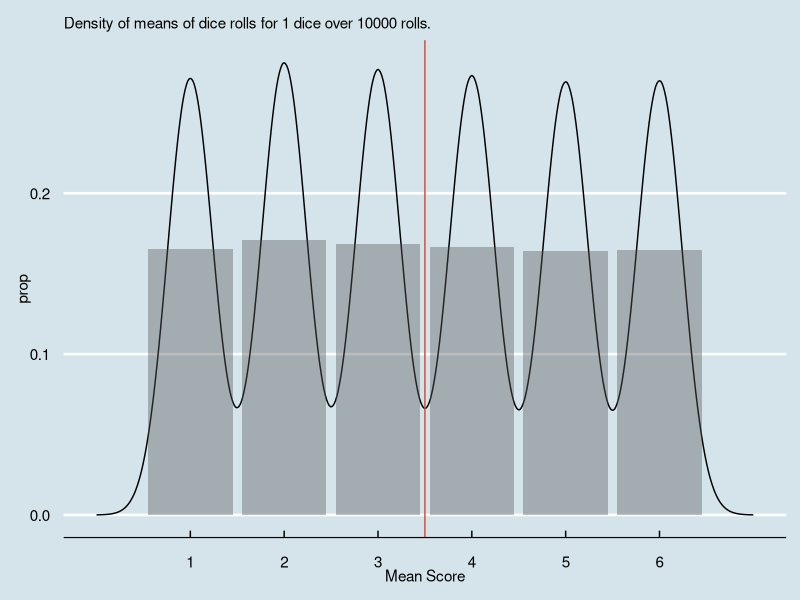
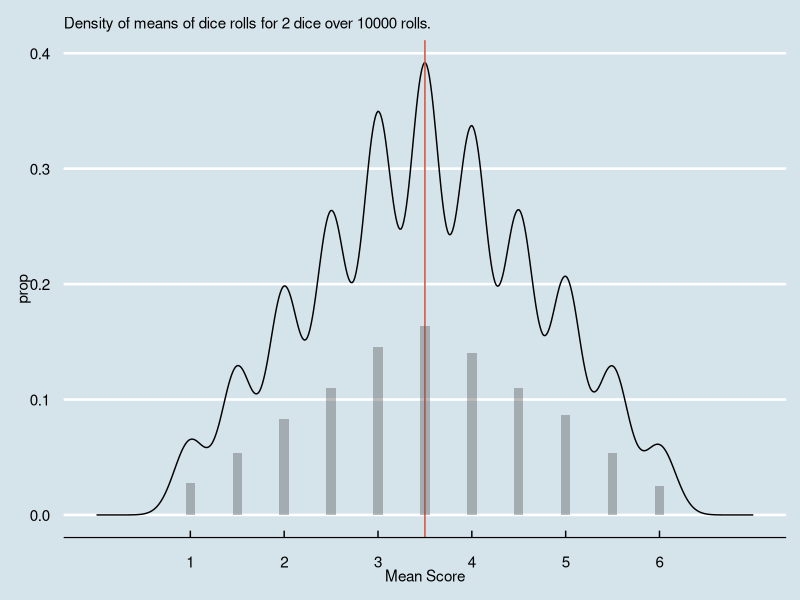
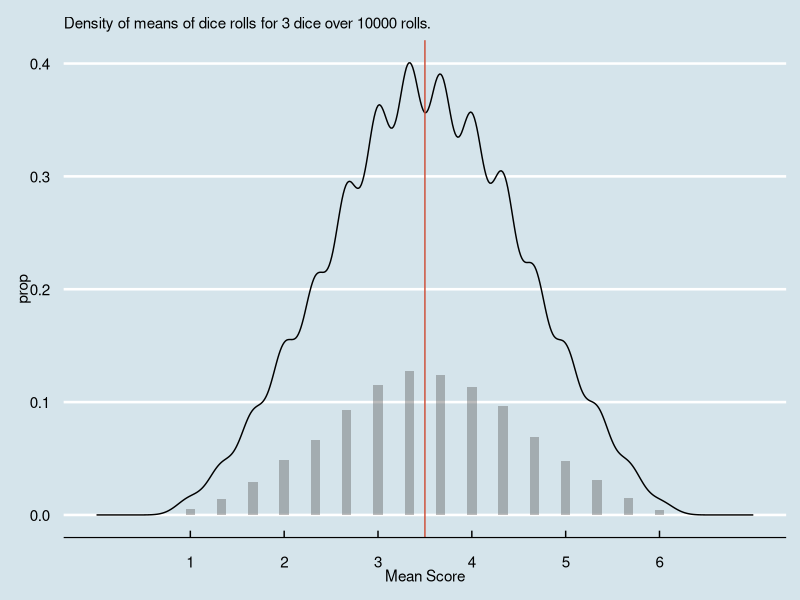
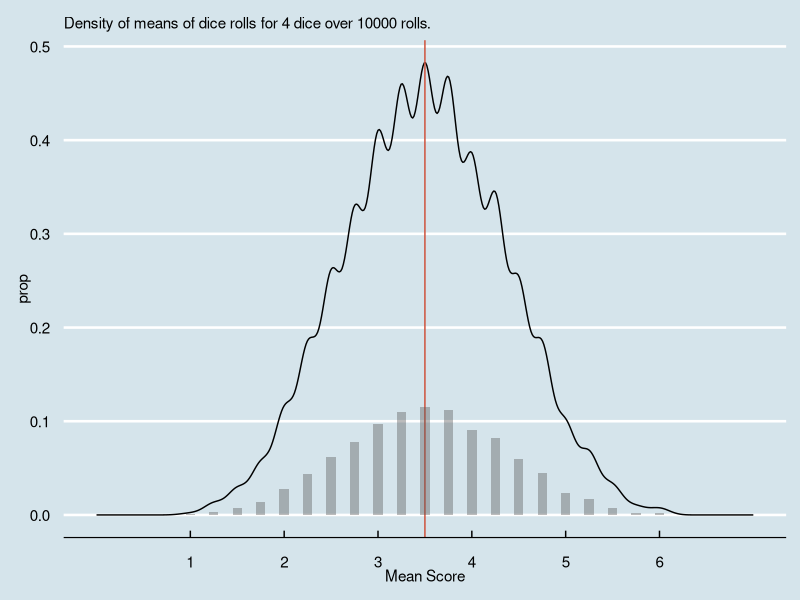
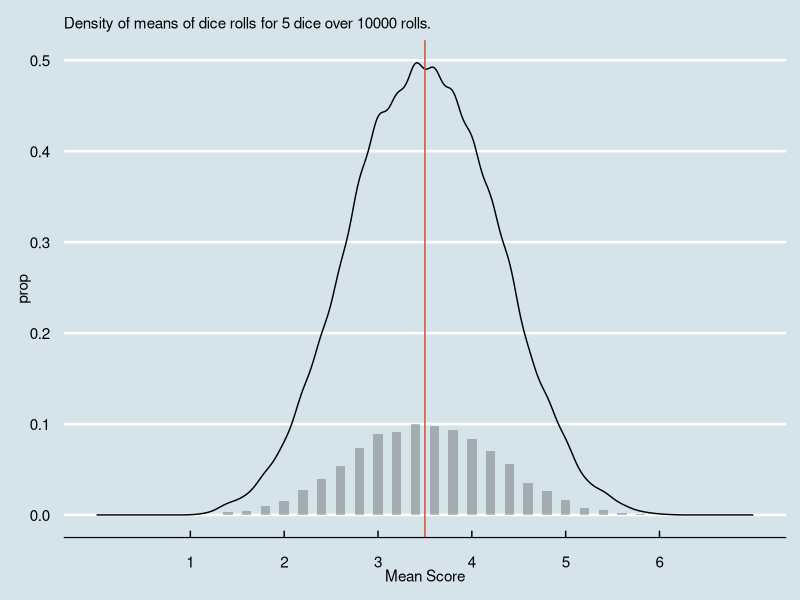
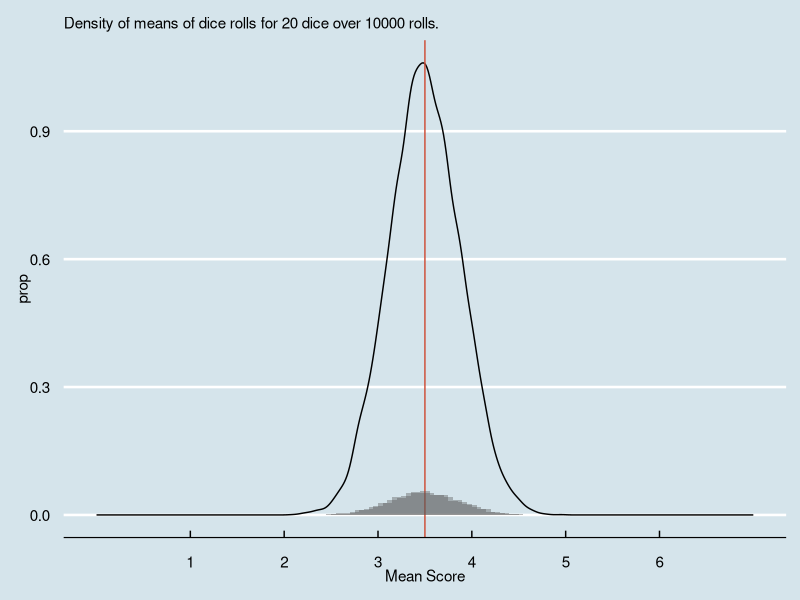
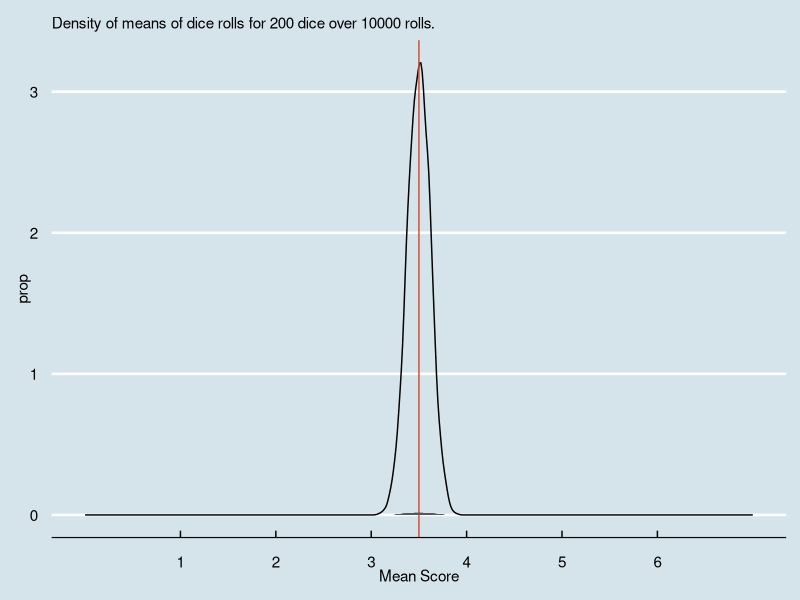
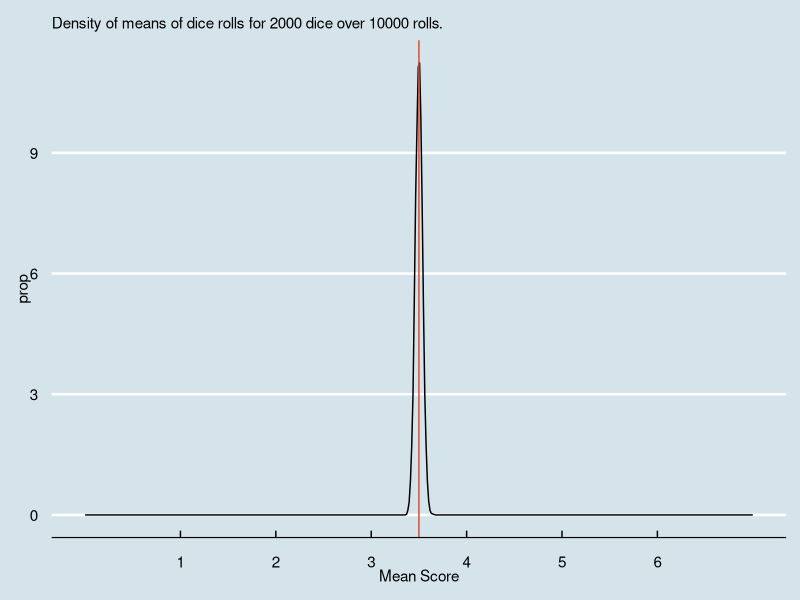

Reproduce these figures in R, in order.
## ---- chunk 1
library(ggplot2)
library(ggthemes)
library(dplyr)
library(stringr)
theme_set(theme_economist())

knitr::opts_chunk$set(echo = FALSE, warning = FALSE, message = FALSE)
## ---- chunk 2
#roll, as in roll dice
# m = number of times
# n = number of dice

roll <- function(m, n){
  means <- plyr::ldply(1:m, function(x){
    return(mean(sample(1:6, n, replace = TRUE)))
  }) 
}

n_ = 1
m_ = 10000
g <- ggplot(roll(m = m_, n = n_),
            mapping = aes(x = V1)) +
  geom_density() +
  geom_vline(xintercept = 3.5, colour = "tomato3") +
  labs(
    subtitle = str_interp('Density of means of dice rolls for ${n_} dice over ${m_} rolls.'),
    x = 'Mean Score'
  ) +
  geom_bar(aes(y = ..prop..), alpha = 0.4) +
  scale_x_continuous(
    breaks = 1:6,
    lim =  c(0, 7)
  )

g



n_ = 2
m_ = 10000
g <- ggplot(roll(m = m_, n = n_),
            mapping = aes(x = V1)) +
  geom_density() +
  geom_vline(xintercept = 3.5, colour = "tomato3") +
  labs(
    subtitle = str_interp('Density of means of dice rolls for ${n_} dice over ${m_} rolls.'),
    x = 'Mean Score'
  ) +
  geom_bar(aes(y = ..prop..), width = 0.1, alpha = 0.4) +
  scale_x_continuous(
    breaks = 1:6,
    lim =  c(0, 7)
  )


g

n_ = 3
m_ = 10000
g <- ggplot(roll(m = m_, n = n_),
            mapping = aes(x = V1)) +
  geom_density() +
  geom_vline(xintercept = 3.5, colour = "tomato3") +
  labs(
    subtitle = str_interp('Density of means of dice rolls for ${n_} dice over ${m_} rolls.'),
    x = 'Mean Score'
  ) +
  geom_bar(aes(y = ..prop..), width = 0.1, alpha = 0.4) +
  scale_x_continuous(
    breaks = 1:6,
    lim =  c(0, 7)
  )


g

n_ = 4
m_ = 10000
g <- ggplot(roll(m = m_, n = n_),
            mapping = aes(x = V1)) +
  geom_density() +
  geom_vline(xintercept = 3.5, colour = "tomato3") +
  labs(
    subtitle = str_interp('Density of means of dice rolls for ${n_} dice over ${m_} rolls.'),
    x = 'Mean Score'
  ) +
  geom_bar(aes(y = ..prop..), width = 0.1, alpha = 0.4) +
  scale_x_continuous(
    breaks = 1:6,
    lim =  c(0, 7)
  )


g

n_ = 5
m_ = 10000
g <- ggplot(roll(m = m_, n = n_),
            mapping = aes(x = V1)) +
  geom_density() +
  geom_vline(xintercept = 3.5, colour = "tomato3") +
  labs(
    subtitle = str_interp('Density of means of dice rolls for ${n_} dice over ${m_} rolls.'),
    x = 'Mean Score'
  ) +
  geom_bar(aes(y = ..prop..), width = 0.1, alpha = 0.4) +
  scale_x_continuous(
    breaks = 1:6,
    lim =  c(0, 7)
  )


g

n_ = 20
m_ = 10000
g <- ggplot(roll(m = m_, n = n_),
            mapping = aes(x = V1)) +
  geom_density() +
  geom_vline(xintercept = 3.5, colour = "tomato3") +
  labs(
    subtitle = str_interp('Density of means of dice rolls for ${n_} dice over ${m_} rolls.'),
    x = 'Mean Score'
  ) +
  geom_bar(aes(y = ..prop..), width = 0.1, alpha = 0.4) +
  scale_x_continuous(
    breaks = 1:6,
    lim =  c(0, 7)
  )

g

n_ = 200
m_ = 10000
g <- ggplot(roll(m = m_, n = n_),
            mapping = aes(x = V1)) +
  geom_density() +
  geom_vline(xintercept = 3.5, colour = "tomato3") +
  labs(
    subtitle = str_interp('Density of means of dice rolls for ${n_} dice over ${m_} rolls.'),
    x = 'Mean Score'
  ) +
  geom_bar(aes(y = ..prop..), width = 0.1, alpha = 0.4) +
  scale_x_continuous(
    breaks = 1:6,
    lim =  c(0, 7)
  )

g

n_ = 2000
m_ = 10000
g <- ggplot(roll(m = m_, n = n_),
            mapping = aes(x = V1)) +
  geom_density() +
  geom_vline(xintercept = 3.5, colour = "tomato3") +
  labs(
    subtitle = str_interp('Density of means of dice rolls for ${n_} dice over ${m_} rolls.'),
    x = 'Mean Score'
  ) +
  geom_bar(aes(y = ..prop..), width = 0.1, alpha = 0.4) +
  scale_x_continuous(
    breaks = 1:6,
    lim =  c(0, 7)
  )

g
